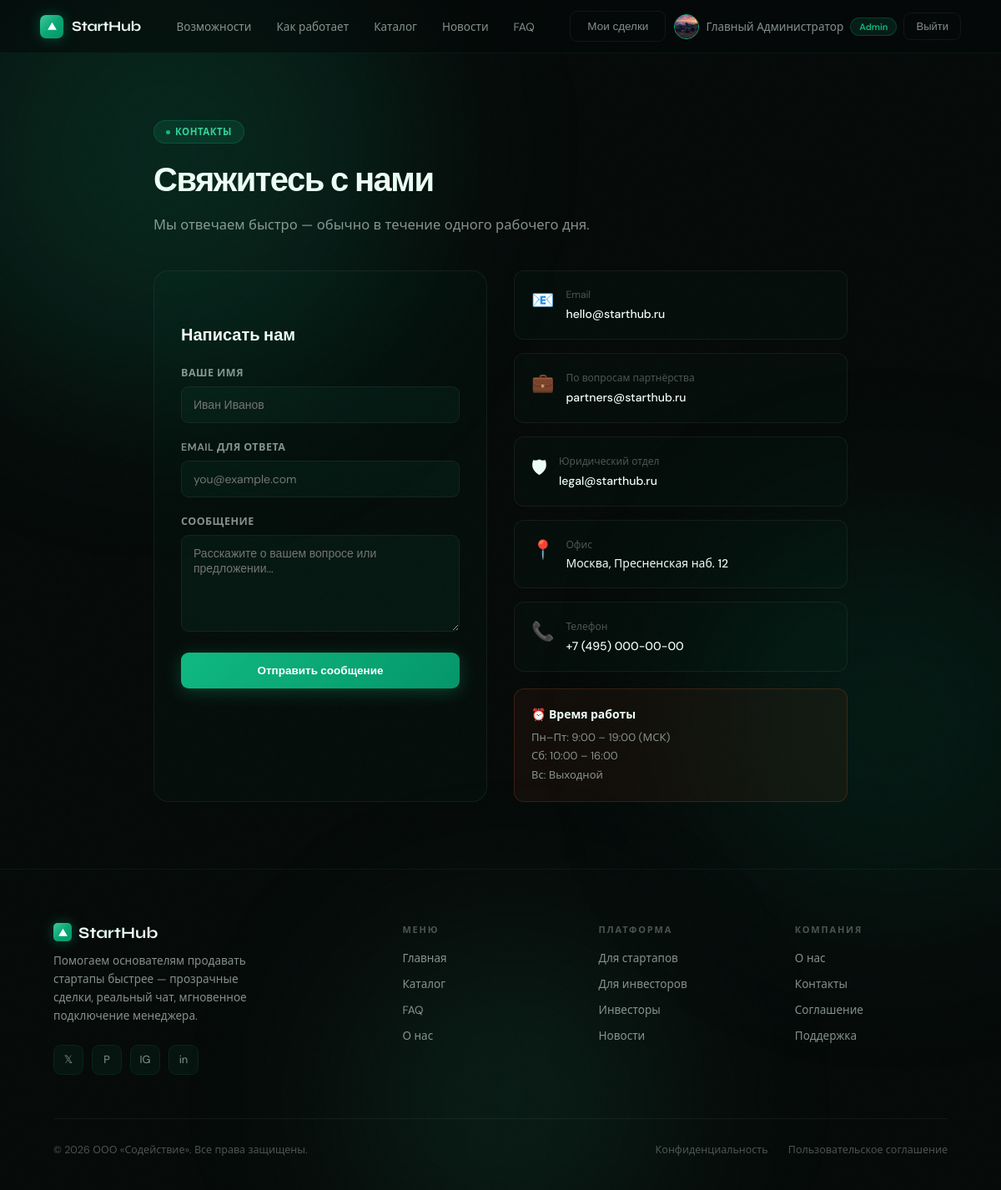
/contact (signed in), run on the app's committed database.
### models/user.py (models this page shows)
class User(Base):
    __tablename__ = "users"
    id              = Column(Integer, primary_key=True)
    email           = Column(String(255), unique=True, nullable=False, index=True)
    username        = Column(String(64),  unique=True, nullable=False)
    hashed_password = Column(String(255), nullable=False)
    role            = Column(Enum(UserRole), default=UserRole.buyer, nullable=False)
    full_name       = Column(String(128))
    avatar          = Column(String(512))
    bio             = Column(Text)
    phone           = Column(String(32))
    telegram        = Column(String(64))
    website         = Column(String(256))
    location        = Column(String(128))
    is_active       = Column(Boolean, default=True)
    is_verified     = Column(Boolean, default=False)
    is_banned       = Column(Boolean, default=False)
    ban_reason      = Column(Text)
    last_seen       = Column(DateTime, default=lambda: datetime.now(timezone.utc))
    created_at      = Column(DateTime, default=lambda: datetime.now(timezone.utc))
    updated_at      = Column(DateTime, default=lambda: datetime.now(timezone.utc),
                             onupdate=lambda: datetime.now(timezone.utc))
    startups          = relationship("Startup", back_populates="author", lazy="select")
    deals_as_buyer    = relationship("Deal", back_populates="buyer", foreign_keys="Deal.buyer_id")
    messages          = relationship("Message", back_populates="sender")
    favorite_startups = relationship("Startup", secondary=favorites, back_populates="favorited_by")
    notifications     = relationship("Notification", back_populates="user", cascade="all, delete-orphan")
    reviews_given     = relationship("Review", back_populates="author",      foreign_keys="Review.author_id")
    reviews_received  = relationship("Review", back_populates="target_user", foreign_keys="Review.target_user_id")
    tickets           = relationship("SupportTicket", back_populates="user", foreign_keys="SupportTicket.user_id")
    wallet            = relationship("Wallet", back_populates="user", uselist=False, cascade="all, delete-orphan")
    activity_logs     = relationship("ActivityLog", back_populates="user", cascade="all, delete-orphan")

### routers/public.py (the view)
@router.get("/contact", response_class=HTMLResponse)
async def contact(request: Request, db: AsyncSession = Depends(get_db)):
    user = await get_current_user(request, db)
    return render(request, "pages/contact.html", {"user": user, "sent": False})

### templates/pages/contact.html (shortened to what this page needs)
{% extends "base.html" %}
{% block content %}
<div class="static-wrap" style="max-width:960px">
  <div class="section-label">Контакты</div>
  <h1>Свяжитесь с нами</h1>
  <p class="lead">Мы отвечаем быстро — обычно в течение одного рабочего дня.</p>
  <div style="display:grid;grid-template-columns:1fr 1fr;gap:32px">
    <div style="background:var(--card-bg);border:1px solid var(--card-border);border-radius:var(--radius);padding:32px">
      {% if sent %}
      <div style="text-align:center;padding:40px 0">
        <div style="font-size:48px;margin-bottom:16px">✅</div>
        <h2 style="font-size:20px;font-weight:700;margin-bottom:8px">Сообщение отправлено!</h2>
        <p style="color:var(--text-muted)">Мы ответим вам в течение 24 часов на указанный email.</p>
        <a href="/contact" class="btn-ghost" style="margin-top:20px;display:inline-block">Написать ещё</a>
      </div>
      {% else %}
      <h2 style="font-size:20px;font-weight:600;margin-bottom:24px">Написать нам</h2>
      <form method="post" action="/contact">
        <div class="form-group">
          <label>Ваше имя</label>
          <input type="text" name="name" placeholder="Иван Иванов" required>
        </div>
        <div class="form-group">
          <label>Email для ответа</label>
          <input type="email" name="email" placeholder="you@example.com" required>
        </div>
        <div class="form-group">
          <label>Сообщение</label>
          <textarea name="message" rows="5" placeholder="Расскажите о вашем вопросе или предложении..." required></textarea>
        </div>
        <button type="submit" class="btn-orange" style="width:100%;padding:13px">Отправить сообщение</button>
      </form>
      {% endif %}
    </div>
    <div style="display:flex;flex-direction:column;gap:16px">
      {% for icon, label, val, link in [
        ('📧', 'Email', 'hello@starthub.ru', 'mailto:hello@starthub.ru'),
        ('💼', 'По вопросам партнёрства', 'partners@starthub.ru', 'mailto:partners@starthub.ru'),
        ('🛡', 'Юридический отдел', 'legal@starthub.ru', 'mailto:legal@starthub.ru'),
        ('📍', 'Офис', 'Москва, Пресненская наб. 12', None),
        ('📞', 'Телефон', '+7 (495) 000-00-00', 'tel:+74950000000'),
      ] %}
      <div style="background:var(--card-bg);border:1px solid var(--card-border);border-radius:12px;padding:20px;display:flex;gap:14px;align-items:flex-start">
        <div style="font-size:22px">{{ icon }}</div>
        <div>
          <div style="font-size:12px;color:var(--text-dim);margin-bottom:4px">{{ label }}</div>
          {% if link %}<a href="{{ link }}" style="font-size:14px;font-weight:500;color:var(--orange2)">{{ val }}</a>
          {% else %}<div style="font-size:14px;font-weight:500">{{ val }}</div>{% endif %}
        </div>
      </div>
      {% endfor %}
      <div style="background:rgba(232,93,38,0.06);border:1px solid rgba(232,93,38,0.2);border-radius:12px;padding:20px;margin-top:4px">
        <div style="font-size:14px;font-weight:600;margin-bottom:8px">⏰ Время работы</div>
        <div style="font-size:13px;color:var(--text-muted);line-height:1.7">
          Пн–Пт: 9:00 – 19:00 (МСК)<br>
          Сб: 10:00 – 16:00<br>
          Вс: Выходной
        </div>
      </div>
    </div>
  </div>
</div>
{% endblock %}

### templates/base.html (shortened to what this page needs)
<!DOCTYPE html>
<html lang="ru">
<head>
<link rel="stylesheet" href="/static/css/main.css">
</head>
<body>
<div class="blob-container">
  <div class="blob b1"></div>
  <div class="blob b2"></div>
  <div class="blob b3"></div>
</div>
<div class="wrap">
<nav id="main-nav">
  <a href="/" class="nav-logo">
    <div class="nav-logo-mark">
      <svg viewBox="0 0 24 24" xmlns="http://www.w3.org/2000/svg"><polygon points="12,3 2,20 22,20"/></svg>
    </div>
    StartHub
  </a>
  <ul class="nav-links">
    <li><a href="/#why">Возможности</a></li>
    <li><a href="/#how">Как работает</a></li>
    <li><a href="/catalog">Каталог</a></li>
    <li><a href="/news">Новости</a></li>
    <li><a href="/faq">FAQ</a></li>
  </ul>
  <div class="nav-right">
    {% if user %}
      <a href="/my-deals" class="btn-ghost">Мои сделки</a>
      <div class="nav-avatar-wrap">
        <a href="/profile" class="nav-avatar-btn">
          {% if user.avatar %}
            <img src="{{ user.avatar }}" class="nav-avatar-img" alt="">
          {% else %}
            <div class="nav-avatar-placeholder">{{ (user.full_name or user.username)[0].upper() }}</div>
          {% endif %}
          <span>{{ user.full_name or user.username }}</span>
        </a>
        {% if user.role in ['admin', 'manager'] %}
          <a href="{% if user.role == 'admin' %}/admin/dashboard{% else %}/manager/dashboard{% endif %}" class="nav-admin-badge">
            {% if user.role == 'admin' %}Admin{% else %}Manager{% endif %}
          </a>
        {% endif %}
        <a href="/logout" class="btn-ghost" style="font-size:13px;padding:7px 14px">Выйти</a>
      </div>
    {% else %}
      <a href="/login" class="btn-ghost">Войти</a>
      <a href="/register" class="btn-em">Начать сейчас</a>
    {% endif %}
  </div>
</nav>
{% block content %}{% endblock %}
<footer>
  <div class="footer-top">
    <div class="footer-brand">
      <h3>
        <div class="nav-logo-mark" style="width:22px;height:22px;border-radius:5px">
          <svg viewBox="0 0 24 24" width="11" height="11" xmlns="http://www.w3.org/2000/svg"><polygon points="12,3 2,20 22,20" fill="#fff"/></svg>
        </div>
        StartHub
      </h3>
      <p>Помогаем основателям продавать стартапы быстрее — прозрачные сделки, реальный чат, мгновенное подключение менеджера.</p>
      <div class="footer-socials">
        <div class="social-btn">𝕏</div>
        <div class="social-btn">P</div>
        <div class="social-btn">IG</div>
        <div class="social-btn">in</div>
      </div>
    </div>
    <div class="footer-col">
      <h4>Меню</h4>
      <ul>
        <li><a href="/">Главная</a></li>
        <li><a href="/catalog">Каталог</a></li>
        <li><a href="/faq">FAQ</a></li>
        <li><a href="/about">О нас</a></li>
      </ul>
    </div>
    <div class="footer-col">
      <h4>Платформа</h4>
      <ul>
        <li><a href="/register?role=author">Для стартапов</a></li>
        <li><a href="/register?role=buyer">Для инвесторов</a></li>
        <li><a href="/investors">Инвесторы</a></li>
        <li><a href="/news">Новости</a></li>
      </ul>
    </div>
    <div class="footer-col">
      <h4>Компания</h4>
      <ul>
        <li><a href="/about">О нас</a></li>
        <li><a href="/contact">Контакты</a></li>
        <li><a href="/terms">Соглашение</a></li>
        <li><a href="/support">Поддержка</a></li>
      </ul>
    </div>
  </div>
  <div class="footer-bottom">
    <p>© 2026 ООО «Содействие». Все права защищены.</p>
    <div class="footer-bottom-links">
      <a href="/terms">Конфиденциальность</a>
      <a href="/terms">Пользовательское соглашение</a>
    </div>
  </div>
</footer>
</div>
</body>
</html>

### data on the page
User: avatar (picture), full_name "Главный Администратор"

### other printed values
{{ icon }} "📧" "💼" "🛡" "📍" "📞"
{{ label }} "Email" "По вопросам партнёрства" "Юридический отдел" "Офис" "Телефон"
{{ val }} "hello@starthub.ru" "partners@starthub.ru" "legal@starthub.ru" "+7 (495) 000-00-00"
{{ val }} "Москва, Пресненская наб. 12"
